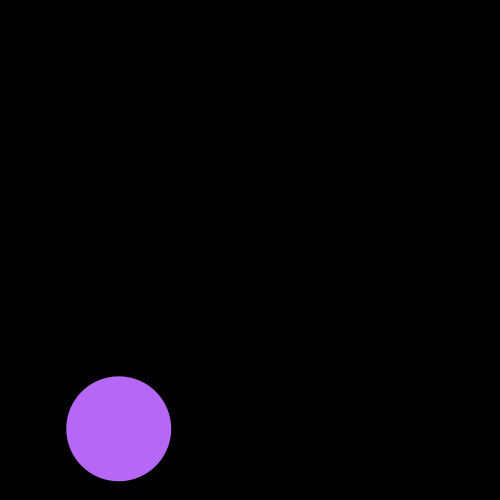
Frame 1 (no input)
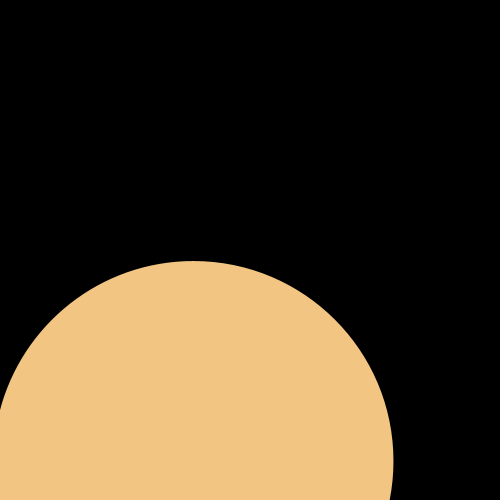
Frame 60 (the mouse pressed at the canvas centre just before this capture)
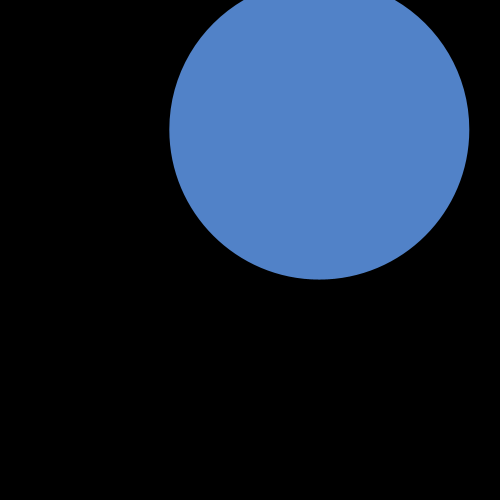
Frame 120 (the mouse held since frame 60 and released just before this capture)

The Processing sketch that drew these frames (run headless with seeded random() and noise(); from frame 60 on, the mouse is pressed at the canvas centre):

// Processing sketch: processing_63359
// ── processing_63359.pde

int x = 100;
int y = 100;
 
void setup() {
  size(500,500);
  smooth();  
  frameRate(8);
}
 
void draw() {
  noStroke();
  background(0);
  x = x + 5;
  y = y + 5;
   
  fill(random (50,255), random(50,255), random(50,255));
  ellipse(random (500),random(500),x,y);
}

void mousePressed() {
  
  x=0;
  y=0;
 
}
